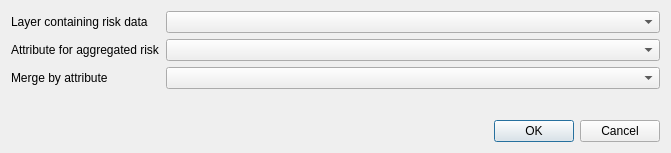
<?xml version="1.0" encoding="UTF-8"?>
<ui version="4.0">
 <class>SelectLayersToMergeDialog</class>
 <widget class="QDialog" name="SelectLayersToMergeDialog">
  <property name="windowModality">
   <enum>Qt::ApplicationModal</enum>
  </property>
  <property name="geometry">
   <rect>
    <x>0</x>
    <y>0</y>
    <width>671</width>
    <height>153</height>
   </rect>
  </property>
  <property name="windowTitle">
   <string>Copy risk data into selected layer</string>
  </property>
  <property name="modal">
   <bool>true</bool>
  </property>
  <layout class="QGridLayout" name="gridLayout">
   <item row="0" column="0">
    <layout class="QFormLayout" name="formLayout">
     <property name="fieldGrowthPolicy">
      <enum>QFormLayout::AllNonFixedFieldsGrow</enum>
     </property>
     <item row="1" column="0">
      <widget class="QLabel" name="loss_layer_lbl">
       <property name="text">
        <string>Layer containing risk data</string>
       </property>
      </widget>
     </item>
     <item row="1" column="1">
      <widget class="QComboBox" name="loss_layer_cbox"/>
     </item>
     <item row="2" column="0">
      <widget class="QLabel" name="aggr_loss_attr_lbl">
       <property name="text">
        <string>Attribute for aggregated risk</string>
       </property>
      </widget>
     </item>
     <item row="2" column="1">
      <widget class="QComboBox" name="aggr_loss_attr_cbox"/>
     </item>
     <item row="3" column="0">
      <widget class="QLabel" name="label">
       <property name="text">
        <string>Merge by attribute</string>
       </property>
      </widget>
     </item>
     <item row="3" column="1">
      <widget class="QComboBox" name="merge_attr_cbx"/>
     </item>
    </layout>
   </item>
   <item row="1" column="0">
    <widget class="QDialogButtonBox" name="buttonBox">
     <property name="orientation">
      <enum>Qt::Horizontal</enum>
     </property>
     <property name="standardButtons">
      <set>QDialogButtonBox::Cancel|QDialogButtonBox::Ok</set>
     </property>
    </widget>
   </item>
  </layout>
 </widget>
 <resources/>
 <connections>
  <connection>
   <sender>buttonBox</sender>
   <signal>accepted()</signal>
   <receiver>SelectLayersToMergeDialog</receiver>
   <slot>accept()</slot>
   <hints>
    <hint type="sourcelabel">
     <x>248</x>
     <y>254</y>
    </hint>
    <hint type="destinationlabel">
     <x>157</x>
     <y>274</y>
    </hint>
   </hints>
  </connection>
  <connection>
   <sender>buttonBox</sender>
   <signal>rejected()</signal>
   <receiver>SelectLayersToMergeDialog</receiver>
   <slot>reject()</slot>
   <hints>
    <hint type="sourcelabel">
     <x>316</x>
     <y>260</y>
    </hint>
    <hint type="destinationlabel">
     <x>286</x>
     <y>274</y>
    </hint>
   </hints>
  </connection>
 </connections>
</ui>
